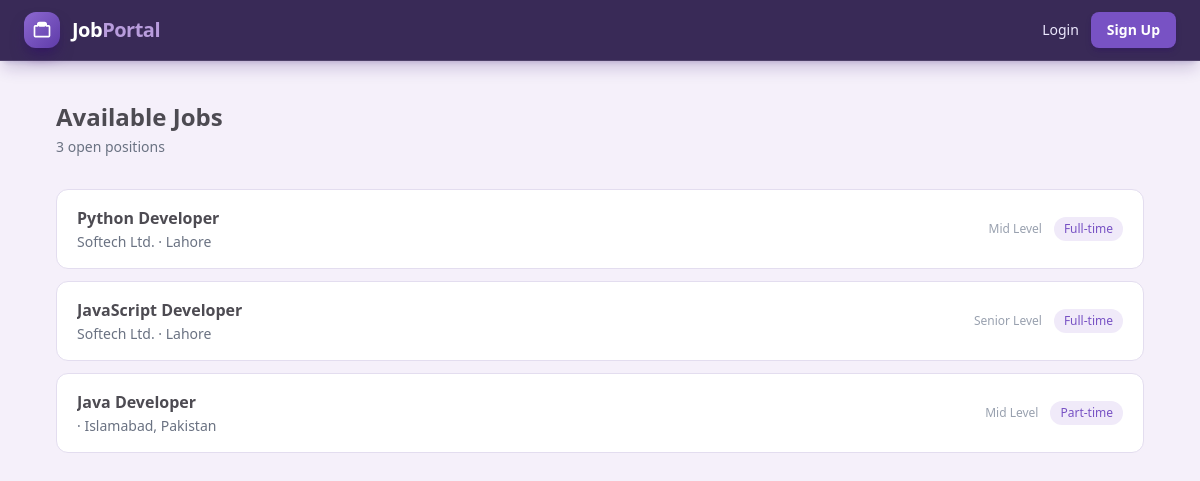
Screenshot of /jobs/ with the database file from the repository.
### jobs/models.py (models this page shows, shortened)
class Job(models.Model):
    class JobType(models.TextChoices):
        FULL_TIME = "full_time", "Full-time"
        PART_TIME = "part_time", "Part-time"
        CONTRACT = "contract", "Contract"
        REMOTE = "remote", "Remote"
    class ExperienceLevel(models.TextChoices):
        ENTRY = "entry", "Entry Level"
        MID = "mid", "Mid Level"
        SENIOR = "senior", "Senior Level"
    company = models.ForeignKey(CompanyProfile, on_delete=models.CASCADE, related_name="jobs")
    title = models.CharField(max_length=200)
    description = models.TextField()
    requirements = models.TextField(blank=True)
    location = models.CharField(max_length=100)
    job_type = models.CharField(max_length=20, choices=JobType.choices)
    experience_level = models.CharField(max_length=20, choices=ExperienceLevel.choices)
    salary_min = models.PositiveIntegerField(blank=True, null=True)
    salary_max = models.PositiveIntegerField(blank=True, null=True)
    is_active = models.BooleanField(default=True)
    posted_at = models.DateTimeField(auto_now_add=True)

### profiles/models.py (models this page shows, shortened)
class CompanyProfile(models.Model):
    COMPANY_SIZE_CHOICES = [
        ("1-10", "1-10 employees"),
        ("11-50", "11-50 employees"),
        ("51-200", "51-200 employees"),
        ("201-500", "201-500 employees"),
        ("500+", "500+ employees"),
    ]
    user = models.OneToOneField(User, on_delete=models.CASCADE, related_name="company_profile")
    company_name = models.CharField(max_length=200, blank=True)
    website = models.URLField(blank=True)
    description = models.TextField(blank=True)
    industry = models.CharField(max_length=100, blank=True)
    company_size = models.CharField(max_length=20, choices=COMPANY_SIZE_CHOICES, blank=True)
    location = models.CharField(max_length=100, blank=True)
    profile_image = models.ImageField(upload_to="company_logos/", blank=True, null=True)

### jobs/views.py (the view)
# urls.py: path("", views.job_list, name="job_list"),
def job_list(request):
    jobs = Job.objects.filter(is_active=True)
    return render(request, "jobs/job_list.html", {"jobs": jobs})

### jobs/templates/jobs/job_list.html (shortened to what this page needs)
{% extends "base.html" %}
{% block content %}
<div class="max-w-6xl mx-auto px-4 py-10 sm:px-8">
  <div class="flex flex-col sm:flex-row justify-between sm:items-center gap-4 mb-8">
    <div>
      <h1 class="text-[#4d4b52] text-2xl font-bold">Available Jobs</h1>
      <p class="text-gray-500 text-sm mt-1">{{ jobs|length }} open position{{ jobs|length|pluralize }}</p>
    </div>
  </div>
  {% if jobs %}
    <div class="space-y-3">
      {% for job in jobs %}
        <a href="{% url 'jobs:job_detail' job_id=job.pk %}"
           class="flex items-center justify-between gap-4 bg-white border border-[#e3ddef] rounded-xl px-5 py-4 hover:border-[#7852c4] transition">
          <div class="min-w-0">
            <h2 class="text-[#4d4b52] font-semibold truncate">{{ job.title }}</h2>
            <p class="text-gray-500 text-sm mt-0.5">{{ job.company.company_name }} · {{ job.location }}</p>
          </div>
          <div class="flex items-center gap-3 shrink-0">
            <span class="hidden sm:inline text-xs text-gray-400">{{ job.get_experience_level_display }}</span>
            <span class="text-xs font-medium text-[#7852c4] bg-[#f0eaf9] px-2.5 py-1 rounded-full">
              {{ job.get_job_type_display }}
            </span>
          </div>
        </a>
      {% endfor %}
    </div>
  {% else %}
    <div class="text-center py-16 text-gray-400 bg-white rounded-xl border border-[#e3ddef]">No jobs available right now.</div>
  {% endif %}
</div>
{% endblock %}

### rows the page displays
Job: title "Python Developer", company.company_name "Softech Ltd.", location "Lahore", experience_level "Mid Level", job_type "Full-time"
Job: title "JavaScript Developer", company.company_name "Softech Ltd.", location "Lahore", experience_level "Senior Level", job_type "Full-time"
Job: title "Java Developer", location "Islamabad, Pakistan", experience_level "Mid Level", job_type "Part-time"

### other values shown
{{ jobs|length }} "3"
